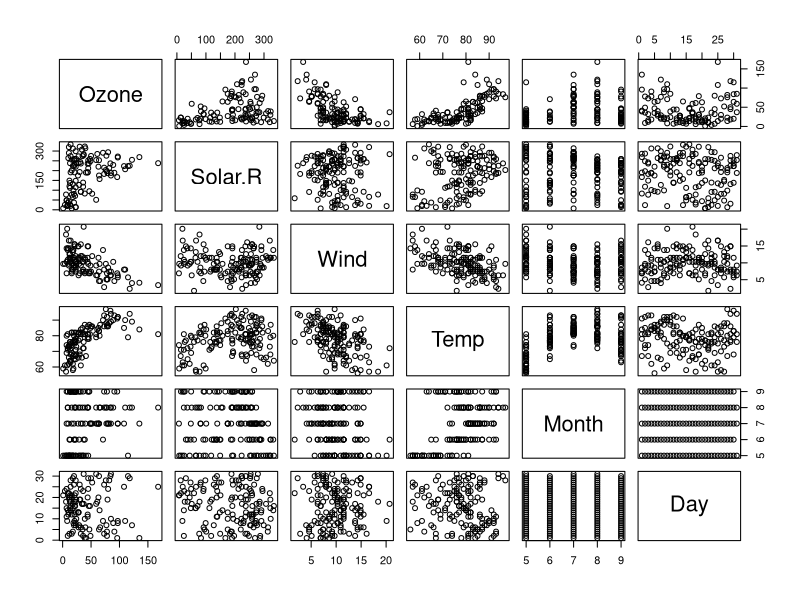
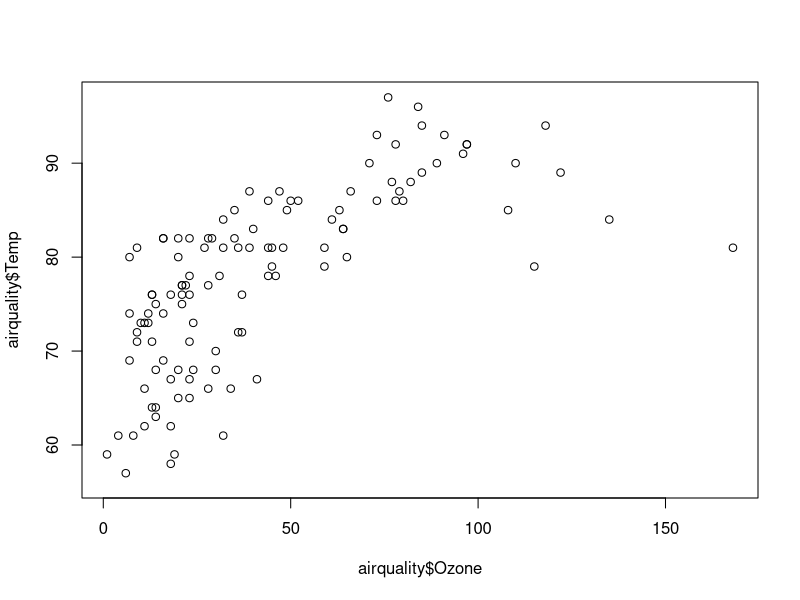
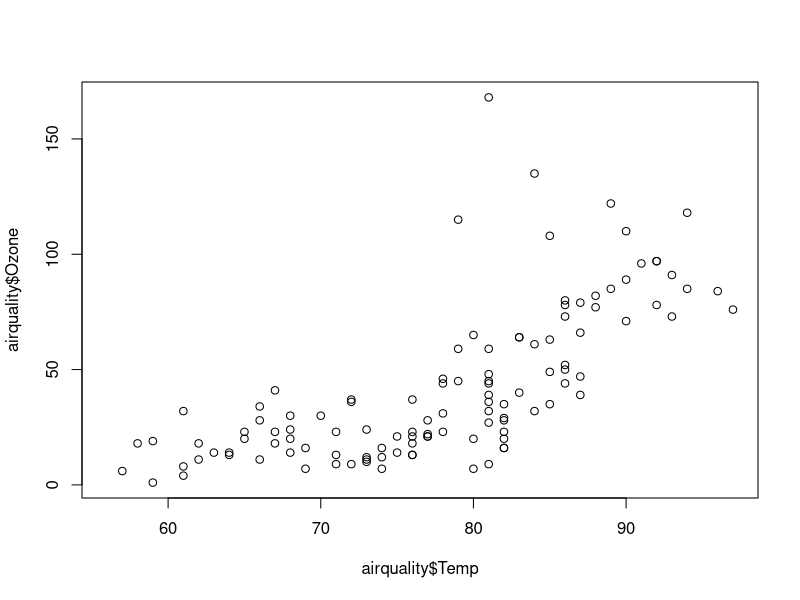
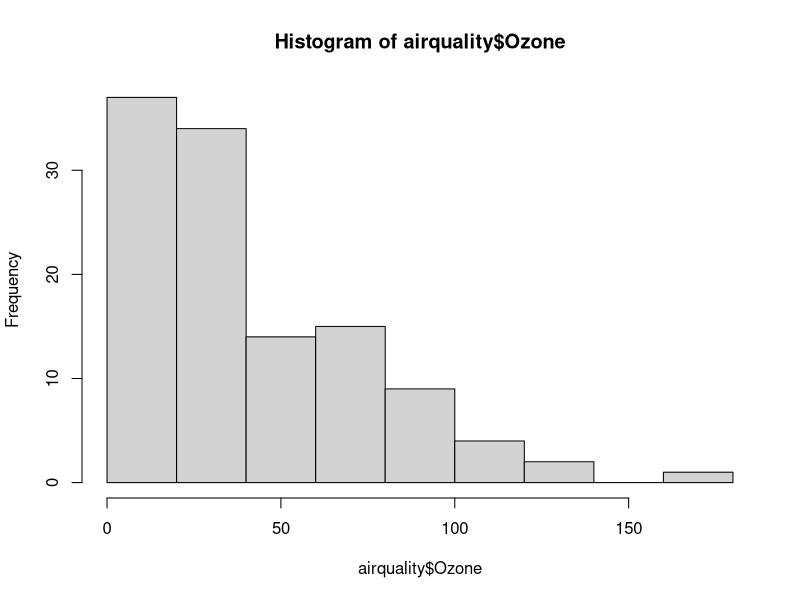
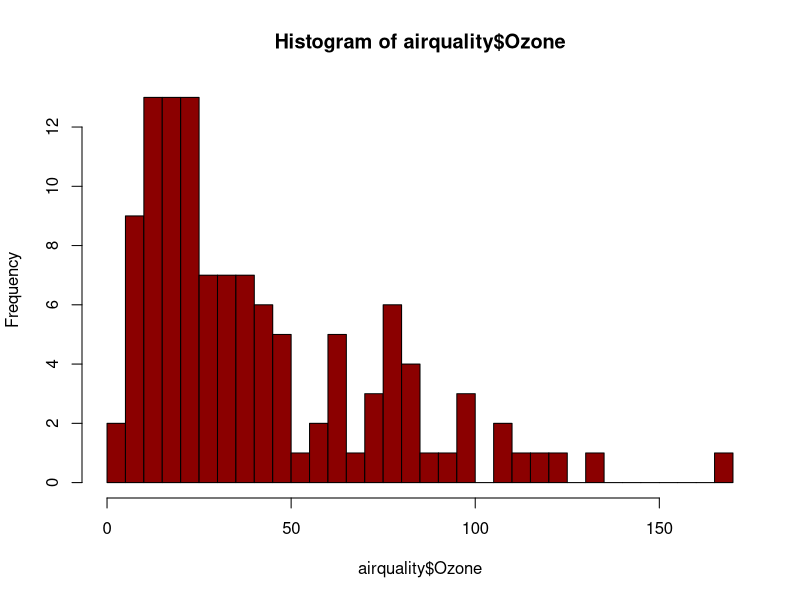
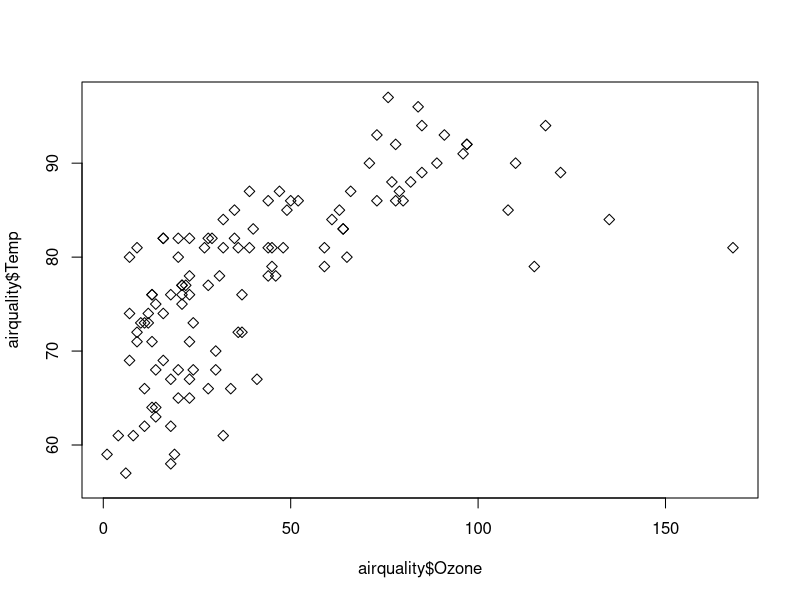
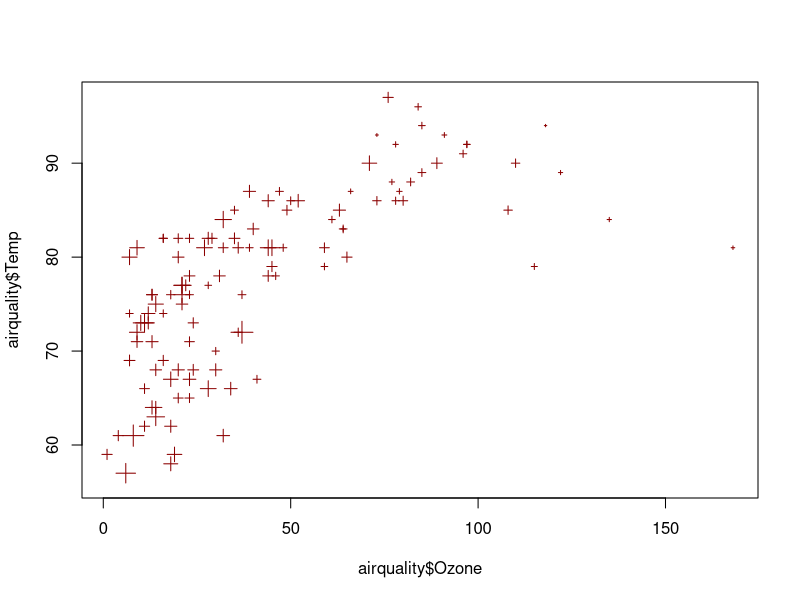
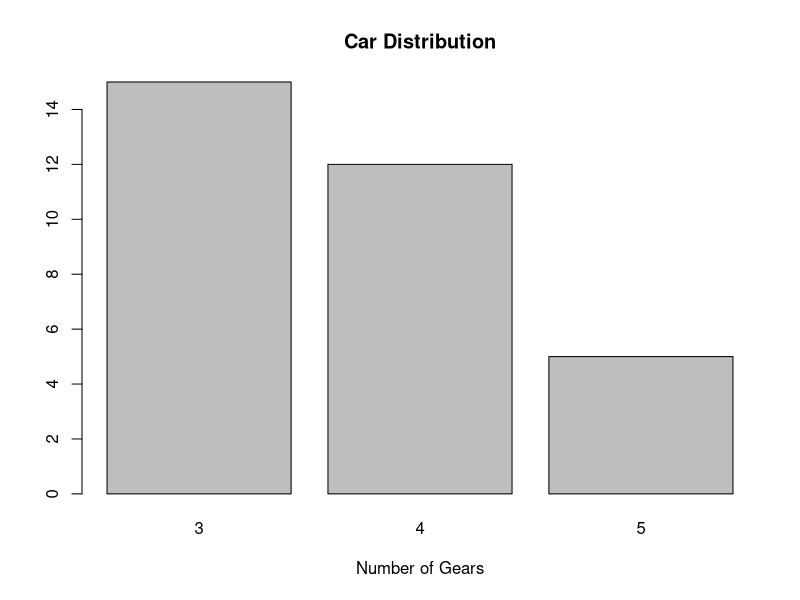

R code for these plots, in order:
## ---- chunk 1
set.seed(123)
knitr::opts_chunk$set(fig.width=6, fig.height=6)
## ---- chunk 2
VariableX = "test"
## ---- chunk 3
VariableX
## ---- chunk 4
airquality$Ozone
## ---- chunk 5
airquality[,1]
## ---- chunk 6
pairs(airquality)
## ---- chunk 7
plot(airquality$Ozone, airquality$Temp)
## ---- chunk 8
plot(airquality$Temp , airquality$Ozone)
## ---- chunk 9

hist(airquality$Ozone)
## ---- chunk 10
hist(airquality$Ozone, breaks = 30, col = "darkred")
## ---- chunk 11
plot(airquality$Ozone, airquality$Temp, pch = 5)
## ---- chunk 12
plot(airquality$Ozone, airquality$Temp, pch = 3, cex = airquality$Wind / 10, col = "darkred")
## ---- chunk 13
# Simple Bar Plot 
counts <- table(mtcars$gear)
barplot(counts, main="Car Distribution", 
   xlab="Number of Gears")
# Grouped Bar Plot
counts <- table(mtcars$vs, mtcars$gear)
barplot(counts, main="Car Distribution by Gears and VS",
  xlab="Number of Gears", col=c("darkblue","red"),
  legend = rownames(counts), beside=TRUE)

# Boxplot of MPG by Car Cylinders 
boxplot(mpg~cyl,data=mtcars, main="Car Milage Data", 
   xlab="Number of Cylinders", ylab="Miles Per Gallon")

# Notched Boxplot of Tooth Growth Against 2 Crossed Factors
# boxes colored for ease of interpretation 
boxplot(len~supp*dose, data=ToothGrowth, notch=TRUE, 
  col=(c("gold","darkgreen")),
  main="Tooth Growth", xlab="Suppliment and Dose")
## ---- chunk 14
fit = lm(airquality$Temp~airquality$Ozone)
plot(airquality$Temp~airquality$Ozone)
abline(fit, col = "blue")

fit2 = lm(airquality$Temp~airquality$Ozone + I(airquality$Ozone^2))
